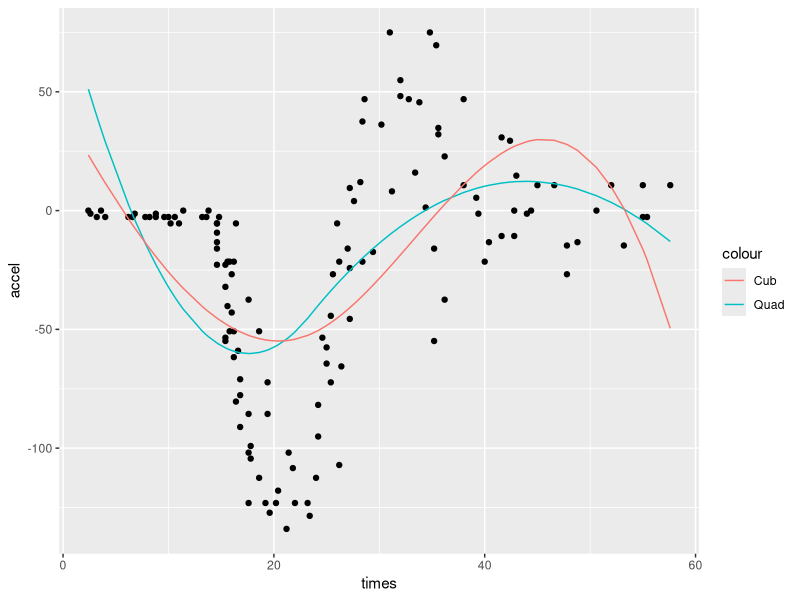
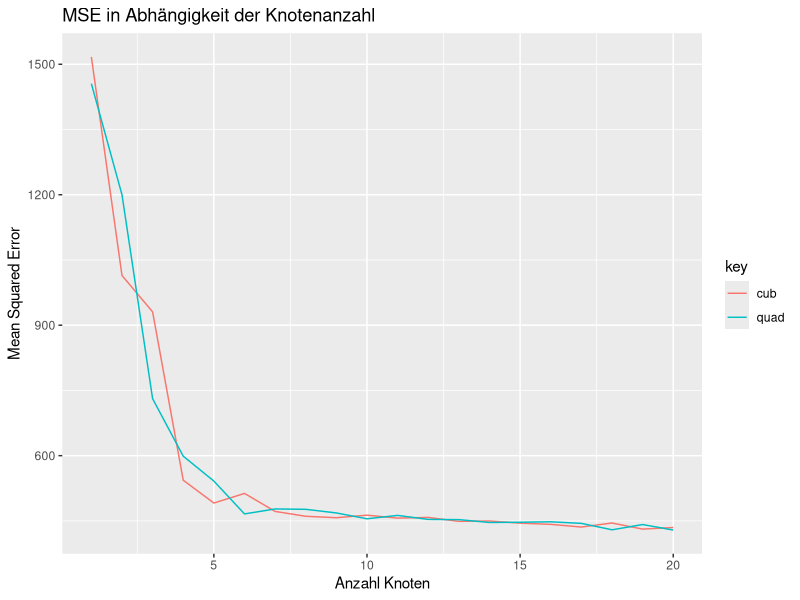
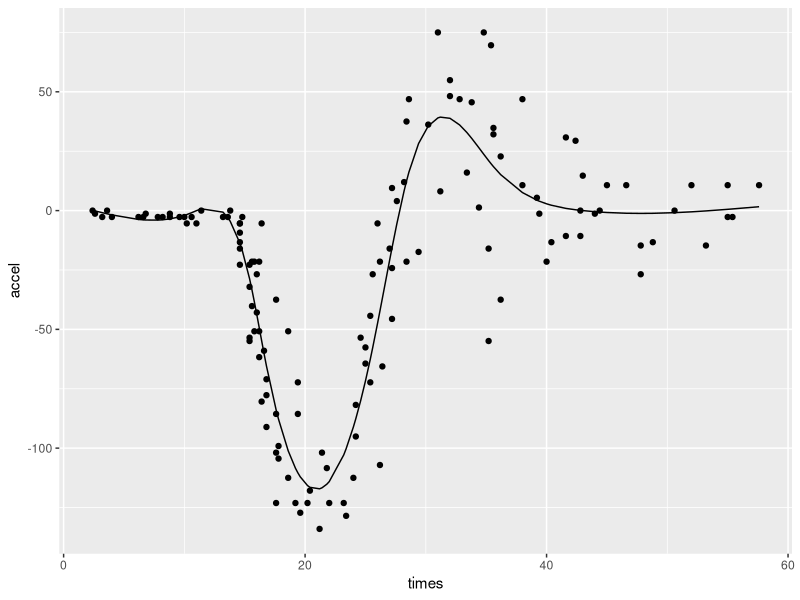
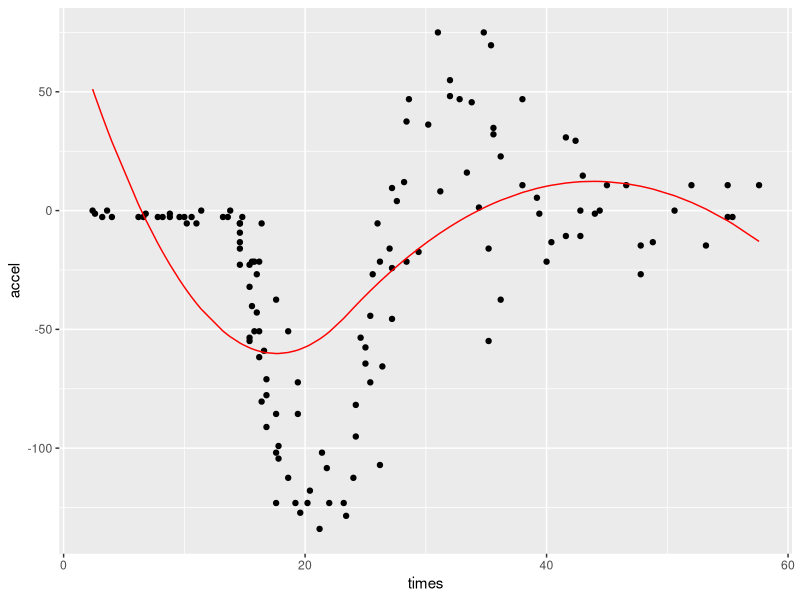
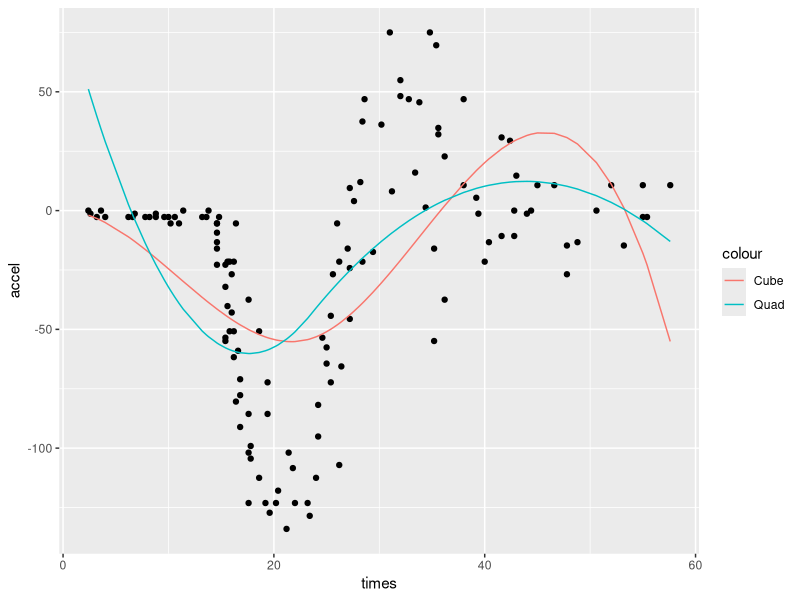

Here is the R script that generated these plots, in order:
## ---- chunk 1
knitr::opts_chunk$set(error=TRUE,        # Keep compiling upon error
                      collapse=TRUE,     # collapse by default
                      echo=TRUE,         # echo code by default
                      comment = "#>",    # change comment character
                      fig.width = 10,     # set figure width
                      out.width = "100%", # set width of displayed images
                      warning=TRUE,      # show R warnings
                      message=FALSE)     # show R messages
## ---- chunk 2
set.seed(42)
usepackage = function(p) 
{
  if (!is.element(p, installed.packages()[,1]))
    install.packages(p, dep = TRUE)
  require(p, character.only = TRUE)
}
usepackage('ggplot2')
usepackage('MASS')
usepackage('tidyr')
usepackage('splines')
## ---- chunk 3
quad = lm(accel ~ times + I(times^2) + I((times-median(times))^2*(times>median(times))), data=mcycle)
cub = lm(accel ~ times + I(times^2)+ I(times^3) + I((times-median(times))^3*(times>median(times))), data=mcycle)
summary(quad)
summary(cub)
ggplot(mcycle, aes(x=times, y=accel)) +
  geom_point() +
  geom_line(mcycle, mapping=aes(x=times, y=predict(quad), color="Quad"))+
  geom_line(mcycle, mapping=aes(x=times, y=predict(cub), color="Cub"))
  
## ---- chunk 4
compute_quantiles = function(i) {
  k = seq(0, 1, length.out=i+2)
  return (quantile(mcycle$times, probs = k[2:(length(k)-1)]))
}
k = 20
mse_quad = c()
mse_cub = c()
loocv=function(fit){
  h=lm.influence(fit)$h
  pred <- predict(fit)
  return(mean((pred-mcycle$accel)^2))
}
mse_quad = c()
mse_cub = c()
for(i in 1:k) {
  quad <- lm(mcycle$accel ~ bs(mcycle$times, degree = 2, knots = compute_quantiles(i)), data=mcycle)
  cub <- lm(mcycle$accel ~ bs(mcycle$times, degree = 3, knots = compute_quantiles(i)), data=mcycle)
  mse_quad <- append(mse_quad, loocv(quad))
  mse_cub <- append(mse_cub, loocv(cub))
}
mse <- NULL
mse$quad <- mse_quad
mse$cub <- mse_cub
mse <- as.data.frame(mse)
mse2 <- cbind(mse, seq(1:20))
names(mse2)[3] <- "index"
mse2 <- gather(mse2, key=key, value=value, -index)
mse2
gather(mse)
ggplot(aes(x=index, y=value, col=key), data = mse2) +
  geom_line() +
  xlab("Anzahl Knoten") + 
  ylab("Mean Squared Error") +
  ggtitle("MSE in Abhängigkeit der Knotenanzahl")
## ---- chunk 5
compute_params <- function(d, K){
  return(d+K+1)
}
quad_1_params <- compute_params(2, 1)
quad_5_params <- compute_params(2, 5)
cub_1_params <- compute_params(3, 1)
cub_5_params <- compute_params(3, 5)
quad_1_params
quad_5_params
cub_1_params
cub_5_params
## ---- chunk 6
ns_reg <- lm(mcycle$accel ~ ns(mcycle$times, df = 9), data=mcycle)
ggplot(aes(x=times, y=accel), data=mcycle) +
  geom_point() +
  geom_line(aes(x=times, y=predict(ns_reg)), data=mcycle)
## ---- chunk 7
df = mcycle
x = df$times
y = df$accel
## ---- chunk 8
med = median(df$times)
knots = c(med)
## ---- chunk 9
h = function(x, knots, d, i) {
  if (i <= d + 1) {
    out = x**(i-1)
    return(out)
  } 
  else {
    out = (x - knots[i-d-1])
    out = ifelse(out < 0, 0, out)
    out = out ** d
    return(out)
  }
}
Z = function(X, knots, d) {
  h1 = h(X, knots, d, 1)
  h2 = h(X, knots, d, 2)
  h3 = h(X, knots, d, 3)
  h4 = h(X, knots, d, 4)
  v = c(h1, h2, h3, h4)
  out = matrix(
    data = v,
    nrow = length(h1),
    ncol = 4
  )
  return(out)
}
transpose = function(M) sapply(1:nrow(M), function(i) M[i,])
X = Z(x, knots, 2)
XT = transpose(X)
hatb = ginv(XT %*% X) %*% XT %*% y
f = function(x, hatb, knots, d) {
  h1 = h(x, knots, d, 1)
  h2 = h(x, knots, d, 2)
  h3 = h(x, knots, d, 3)
  h4 = h(x, knots, d, 4)
  v = c(h1, h2, h3, h4)
  out = hatb[1] * h1 + hatb[2] * h2 + hatb[3] * h3 + hatb[4] * h4
  return(out)
}
f2 = function(x) {
  return(f(x, hatb, knots, 2))
}
haty = f(x, hatb, knots, 2)
df2 = data.frame(x = x, y = haty)
## ---- chunk 10
gg = ggplot(
  data = df,
  mapping = aes(
    x = times,
    y = accel
  )
)
gg = gg + geom_point()
gg + geom_line(
  data = df2, 
  color = 'red', 
  aes(x = x, y = y)
)
## ---- chunk 11
h = function(x, knots, d, i) {
  if (i <= d + 1) {
    out = x**(i-1)
    return(out)
  } 
  else {
    out = (x - knots[i-d-1])
    out = ifelse(out < 0, 0, out)
    out = out ** d
    return(out)
  }
}
Z = function(X, knots, d) {
  h1 = h(X, knots, d, 1)
  h2 = h(X, knots, d, 2)
  h3 = h(X, knots, d, 3)
  h4 = h(X, knots, d, 4)
  h5 = h(X, knots, d, 5)
  v = c(h1, h2, h3, h4, h5)
  out = matrix(
    data = v,
    nrow = length(h1),
    ncol = 5
  )
  return(out)
}
transpose = function(M) sapply(1:nrow(M), function(i) M[i,])
X = Z(x, knots, 3)
XT = transpose(X)
hatb = ginv(XT %*% X) %*% XT %*% y
f = function(x, hatb, knots, d) {
  h1 = h(x, knots, d, 1)
  h2 = h(x, knots, d, 2)
  h3 = h(x, knots, d, 3)
  h4 = h(x, knots, d, 4)
  h5 = h(x, knots, d, 5)
  v = c(h1, h2, h3, h4, h5)
  out = hatb[1] * h1 + hatb[2] * h2 + hatb[3] * h3 + hatb[4] * h4 + hatb[5] * h5
  return(out)
}
f3 = function(x) {
  return(f(x, hatb, knots, 3))
}
haty = f(x, hatb, knots, 3)
df3 = data.frame(x = x, y = haty)
## ---- chunk 12
gg = ggplot(
  data = df,
  mapping = aes(
    x = times,
    y = accel
  )
)
gg = gg + geom_point()
gg + geom_line(
  data = df3,
  aes(x = x, y = y, color = "Cube")
) + geom_line(
  data = df2,
  aes(x = x, y = y, color = "Quad")
)
